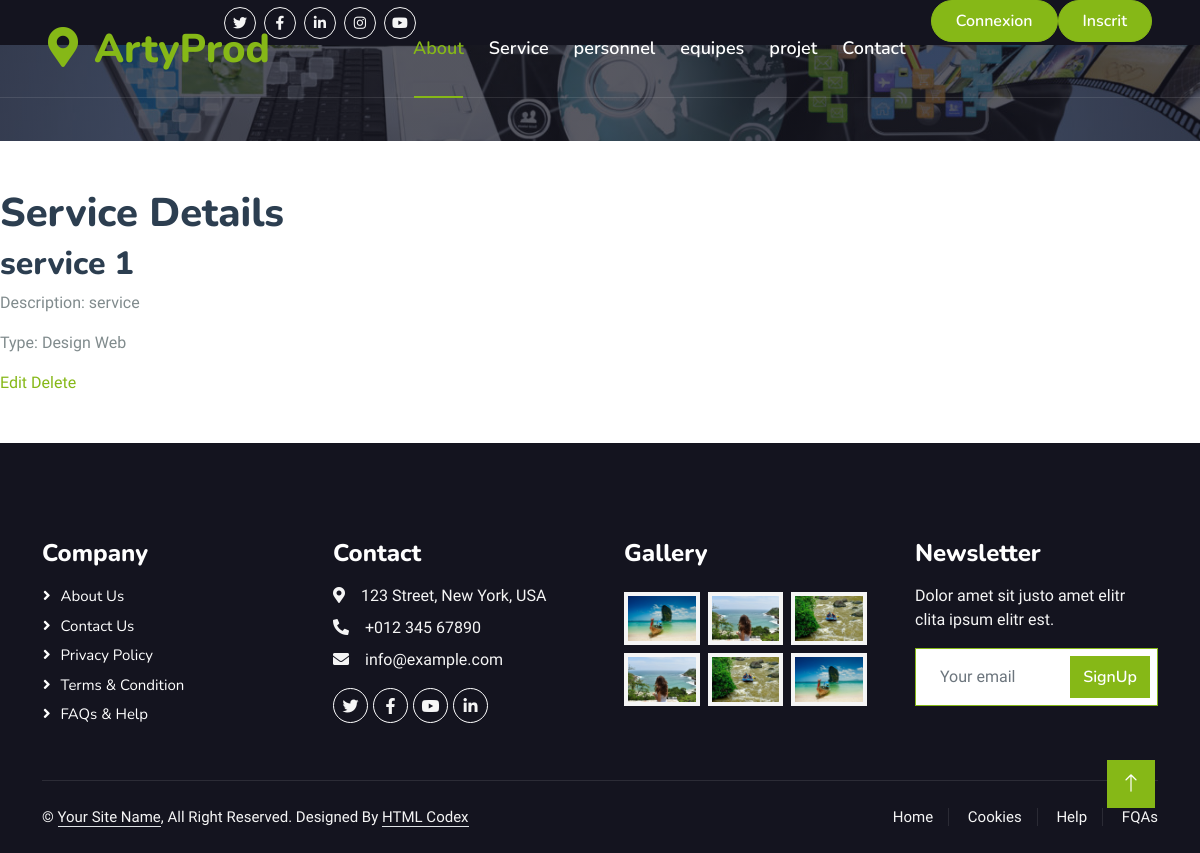
The page /ArtyProd/4/detailService/ on the database its author committed.
### ArtyProd/models.py (models this page shows, shortened)
class Service(models.Model):
    TYPE_CHOICES = [
        ('Design Graphique', 'Design Graphique'),
        ('Design Web', 'Design Web'),
        ('SC', 'Scénarisation'),
    ]
    nom = models.CharField(max_length=50, null=True, blank=True)
    description = models.TextField()
    type = models.CharField(max_length=20, choices=TYPE_CHOICES)
    image = models.ImageField( null=True, blank=True)

### ArtyProd/views.py (the view)
# urls.py: path('<int:service_id>/detailService/', views.detail_service, name='detail_service'),
def detail_service(request, service_id):
    service = get_object_or_404(Service, id=service_id)
    return render(request, 'service/service_detail.html', {'service': service})

### ArtyProd/templates/service/service_detail.html
{% extends 'navbar.html' %}
{% block content %}
  <h1>Service Details</h1>
  <h2>{{ service.nom }}</h2>
  <p>Description: {{ service.description }}</p>
  <p>Type: {{ service.type }}</p>
  <a href="{% url 'edit_service' service.id %}">Edit</a>
  <a href="{% url 'delete_service' service.id %}">Delete</a>
{% endblock %}

### ArtyProd/static/css/style.css (style rules this page uses)
:root { --primary: #86B817; --secondary: #FE8800; --light: #F5F5F5; --dark: #14141F; }

### rows shown on the page
Service: nom "service 1", description "service", type "Design Web"
